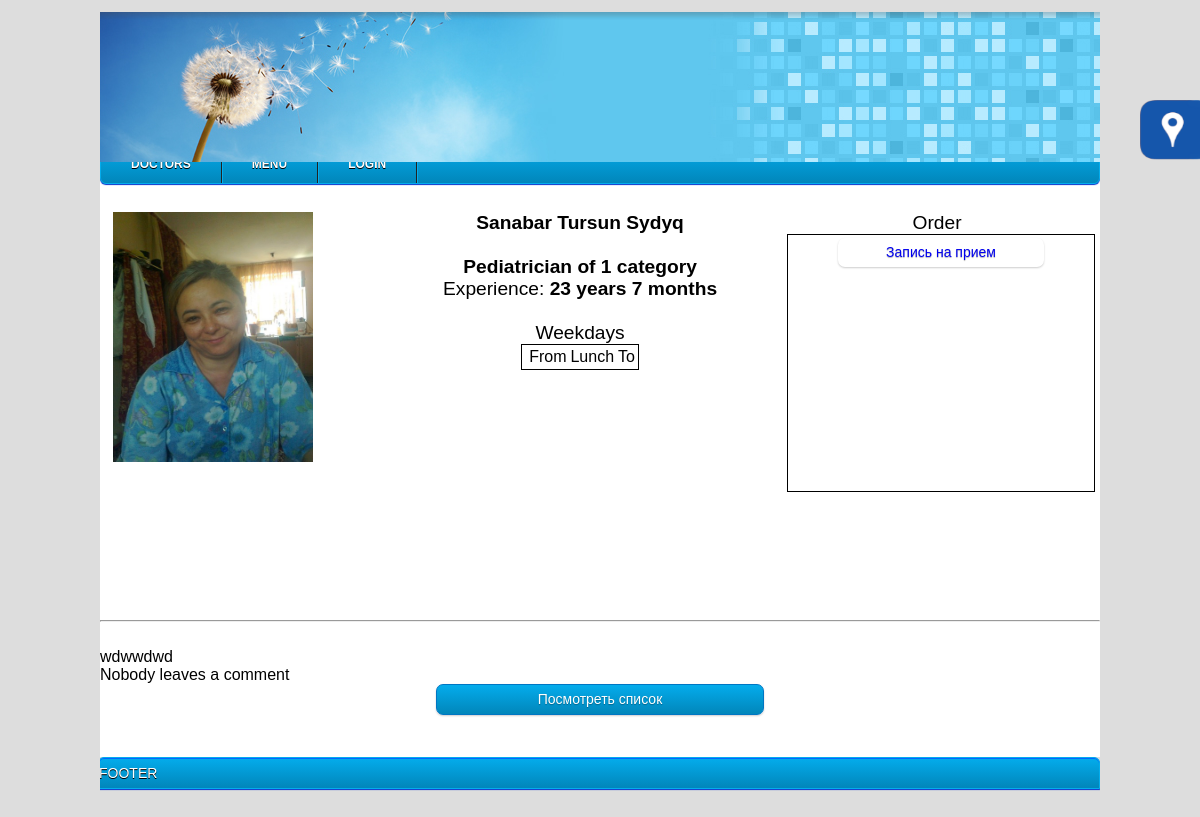
The page /index.php?doctor=29 on the database as committed earlier.
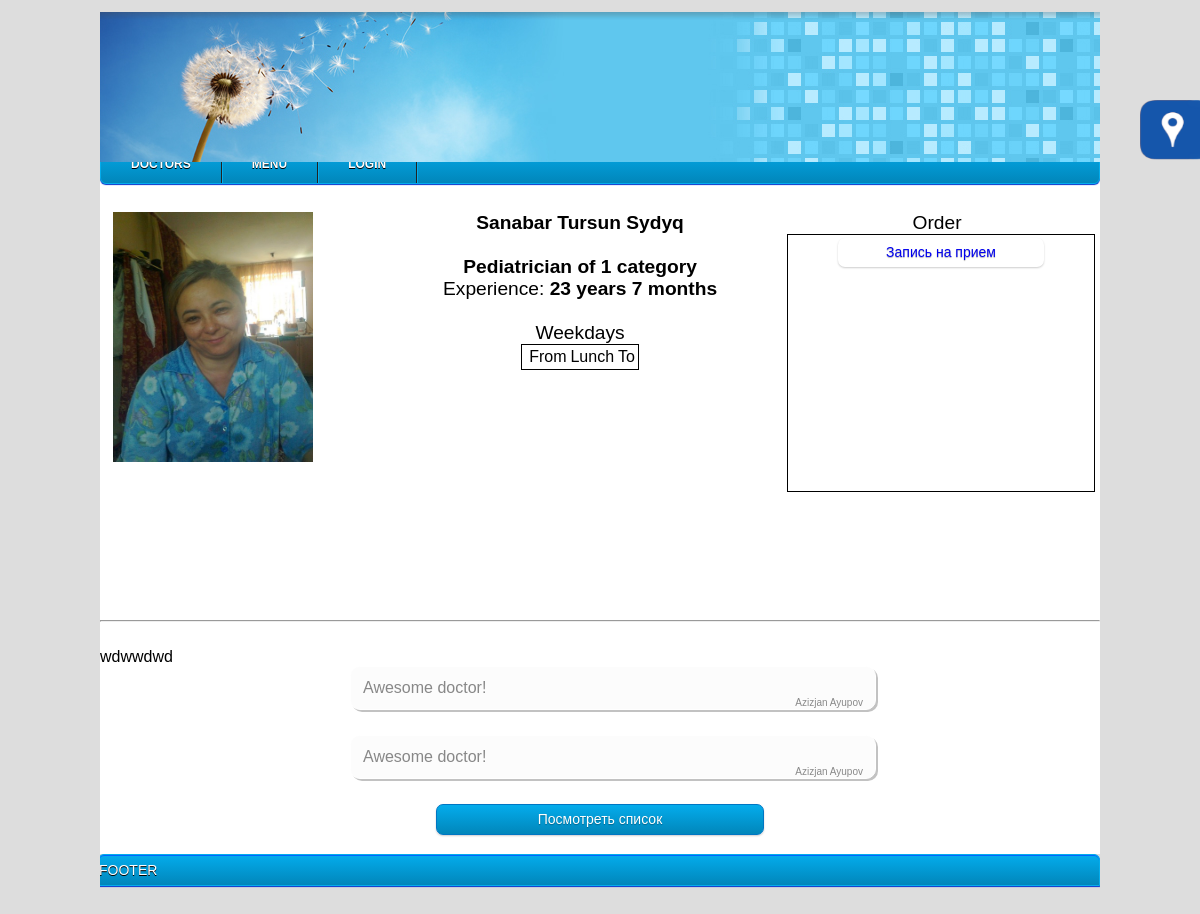
The same page on the database as committed later.
### tables this page shows
CREATE TABLE IF NOT EXISTS `Employee` (
  `Emp_ID` int(11) NOT NULL AUTO_INCREMENT,
  `Class` int(11) NOT NULL,
  `First_Name` varchar(30) NOT NULL,
  `Surname` varchar(25) NOT NULL,
  `Middle_Name` varchar(30) DEFAULT NULL,
  `Prof` int(3) NOT NULL,
  `CarierStart` date NOT NULL,
  `Category` int(1) DEFAULT '5',
  `Phone_num` varchar(13) DEFAULT NULL,
  `Passport_data` varchar(30) NOT NULL,
  `Receipt_Date` date NOT NULL,
  `Image` varchar(50) NOT NULL,
  `CurriculumVitae` longtext NOT NULL,
  PRIMARY KEY (`Emp_ID`)
);

CREATE TABLE IF NOT EXISTS `Emp_comments` (
  `Emp_comments_ID` int(11) NOT NULL AUTO_INCREMENT,
  `Emp_ID` int(5) NOT NULL,
  `Patient_Id` int(11) NOT NULL,
  `Date` timestamp NOT NULL DEFAULT CURRENT_TIMESTAMP,
  `Text` text NOT NULL,
  PRIMARY KEY (`Emp_comments_ID`)
);

CREATE TABLE IF NOT EXISTS `patients` (
  `ID` int(11) NOT NULL AUTO_INCREMENT,
  `First_Name` varchar(30) NOT NULL,
  `Middle_Name` varchar(30) DEFAULT NULL,
  `Second_Name` varchar(30) NOT NULL,
  `Birth_Date` date NOT NULL,
  `Gender` tinyint(1) NOT NULL DEFAULT '1',
  `Insurance_Category` int(10) DEFAULT NULL,
  `Diagnosis` int(11) NOT NULL,
  `Virus` tinyint(1) NOT NULL,
  `Receipt_Date` date NOT NULL,
  `Prof` varchar(25) NOT NULL,
  `Address` varchar(70) NOT NULL,
  `Phone` varchar(20) NOT NULL,
  `Email` varchar(30) NOT NULL,
  `Care_Doctor` int(5) NOT NULL,
  `Care_Doctor_Prof` int(5) NOT NULL,
  `Photo` varchar(50) NOT NULL,
  `Comment` varchar(150) DEFAULT NULL,
  PRIMARY KEY (`ID`)
);

### pages/doctor.php (the view, shortened to what this page needs)
<?php
	if(isset($_GET[doctor])){
		$result = mysql_query("SELECT * FROM Employee WHERE Emp_ID=$_GET[doctor]");
		$data = mysql_fetch_array($result);
		$result = mysql_query("SELECT Name FROM Staff WHERE Id = $data[Prof]");
		$dataFromStaff = mysql_fetch_array($result);
		$currentDate = date('m/d/Y');
		$diff = abs(strtotime($currentDate) - strtotime($data[CarierStart]));
		$years = floor($diff / (365*60*60*24));
		$months = floor(($diff - $years * 365*60*60*24) / (30*60*60*24));
		printf ("
			<div class='docInfo'>
				<div class='doc_photo'>
					<img src='../images/$data[Image]'>
				</div>
				<div class='doc_about'>
						<center><big><b>$data[First_Name] $data[Middle_Name] $data[Surname]<br><br>
					$dataFromStaff[Name] of $data[Category] category <br>
					</b>Experience:<b> %d years %d months</b><br>", $years, $months);
						print "<br><table class='brd'><tr><td></td><td>From</td><td colspan='2' style='text-align: center;'>Lunch</td><td style='text-align: center;'>To</td></tr>Weekdays";
						print "</table>";
					print "</big></center>
				</div>
				<div class='orderView'>
					<center>
						<big> Order </big> <br>
					</center>
					<div class='orderAction'>
						<center><a href='#' class='button' onClick='hiddenShow(\"b1\");' id='button11'>Запись на прием</a></center><br>";
					print "
					</div>
				</div>
			</div>
			<hr><br>$data[CurriculumVitae]<br>";
		$result = mysql_query("SELECT * FROM Emp_comments WHERE Emp_ID = $data[Emp_ID] ORDER by `Date` DESC") or die(mysql_error());
		$comments = mysql_fetch_array($result);
		if($comments){
			do
			{
				$res = mysql_query("SELECT First_Name, Second_Name FROM patients WHERE ID = $comments[Patient_Id]") or die(mysql_error());
				$patientData = mysql_fetch_array( $res );
				print "<div class='comment_block'>$comments[Text]<br>
				<div class='comment_signiture'>$patientData[First_Name] $patientData[Second_Name]</div></div>";
			}
			while($comments = mysql_fetch_array($result));
		}else{
			print '<centr>Nobody leaves a comment<br></center>';
		}
		print "
			<center><div class='state'><a href='#' class='button blue' onClick='scripts/hiddenShow(\"b2\");' id='button2'>Посмотреть список</a></div></center>
			<div id='b1' class='hidden'>
				<br>ЗАПИСЬ К ВРАЧУ<br><br>";
    }
?>

### index.php (shortened to what this page needs)
<html>
 <head>
		<link rel="stylesheet" type="text/css" href="styles/css.css" />
		<link rel="stylesheet" type="text/css" href="styles/menu.css" />
		<link rel="stylesheet" href="http://cdnjs.cloudflare.com/ajax/libs/font-awesome/4.4.0/css/font-awesome.min.css">
 </head>
 <body>
  <div class="all">
   <div id="top">
   <div id="featured">
			<a href="index.php"><img src="images/slide_0.jpg" width="1000" height="150" /> </a>
		</div>
   </div>
   <div class="main">
    <div id="topmenu"> <?php include("parts/topMenu.php");?> </div>
    <div id="panel"><img src="images/leftmenu.png" width="60" height="60">
    </div>
    <div id="action">
			<?php
				if(isset($_GET["content"])or $_GET["item"] or $_GET[docProf] or $_GET[doctor] or $_GET[docList] or $_GET[patient])
				{
					if($_GET["content"] == "home")
					{
						if($_SESSION['class']){
							$data = mysql_fetch_array(mysql_query("SELECT Name FROM UserClasses WHERE Id = $_SESSION[class]"));
							$content = 'pages/'. $data[Name] . 'Home';
						}else{
							print '<script type="text/javascript">window.location.href="../index.php?content=logIn"</script>';
						}
					}
					else if($_GET[item] or $_GET["content"] == "syst")
					{
						$content = "system/System";
					}
					else if ($_GET[patient] == "all")
					{
						$content = "pages/patient";
					}
					else if($_GET[docProf])
					{
						$content = "pages/".$_GET[docProf];
					}
					else if($_GET["content"])
						$content = "pages/".$_GET[content];
					else if ($_GET[doctor])
						$content = "pages/doctor";
					else if ($_GET[docList])
					{
						$content = "pages/doctor";
					}
					include ($content.'.php');
				}
				else
					echo "INDEX";
			?>
   </div>
   <div id="footer"><div class="footer_text">FOOTER</div></div>
  </div>
 </body>
</html>

### parts/topMenu.php (shortened to what this page needs)
<?
	printf	('<nav id="menu-wrap">
      <ul id="menu">
       <li><a href="../index.php?docList=%s">Doctors</a><ul>',all);
	$result = mysql_query("SELECT * FROM Staff WHERE IsDoctor='1'") or die(mysql_error());
	$data = mysql_fetch_array($result);
	do	{	printf ('<li><a href="../index.php?docList=%s">'.$data[Name].'s</a></li>', $data[Id]);	}
	while($data = mysql_fetch_array($result));
	print '</ul>';
	printf('
			<li><a href="#">Menu</a>
				<ul>
					<li><a href="../index.php?content=%s">Comments</a></li>
					<li><a href="#">Подменю</a></li>
					<li><a href="#">Подменю</a></li>
					<li><a href="#">Подменю</a></li>
				</ul>
			</li>',comments);
	if($_SESSION['log'])
	{
		$userName = $_SESSION[userName];
		printf('
			<li><a href="../index.php?content=%s">'.$userName.'</a>
				<ul>
					<li><a href="../index.php?content=%s">LogOut</a></li>
				</ul>
			</li>',home,logOut);
	}
	else
		printf ('<li><a href="../index.php?content=%s">LogIn</a></li></ul></nav>',logIn);
?>

### styles/css.css (style rules this page uses)
* { font-family: Arial; }
body { background-color: #ddd; }
.all { width: 1000px; margin-left: auto; margin-right: auto; margin-top: -8px; }
#top { margin-top: 20px; height: 150px; background-size: 1000px 100px; }
#topmenu { width: 1000px; height: 50px; float: right; background-color: #FFFFFF; }
#action { min-height: 545px; height: auto; width: 1000px; background-color: #FFFFFF; float: left; }
#footer { height: 30px; margin-left: auto; margin-right: auto; margin-bottom: 10px; width: 1000px; background-color: 33CCFF; float: right; border: 1px solid #04acec; background-color: #0186ba; background-image: -moz-linear-gradient(#04acec, #0186ba); background-image: -webkit-gradient(linear, left top, left bottom, from(#04acec), to(#0186ba)); background-image: -webkit-linear-gradient(#04acec, #0186ba); background-image: -o-linear-gradient(#04acec, #0186ba); background-image: -ms-linear-gradient(#04acec, #0186ba); background-image: linear-gradient(#04acec, #0186ba); -moz-border-radius: 6px 6px 0px 0px; -webkit-border-radius: 6px 6px 0px 0px; border-radius: 6px 6px 0px 0px; -moz-box-shadow: 0 1px 1px #0033cc, 0 1px 0 #0066ff inset; -webkit-box-shadow: 0 1px 1px #0033cc, 0 1px 0 #0066ff inset; box-shadow: 0 1px 1px #0033cc, 0 1px 0 #0066ff inset; }
.main { overflow:auto; }
.button, input[type="submit"] { width: 100px; display: inline-block; outline: none; cursor: pointer; text-align: center; text-decoration: none; font: 14px/100% Arial, Helvetica, sans-serif; padding: .5em 2em .55em; text-shadow: 0 1px 1px rgba(0,0,0,.3); -webkit-border-radius: .5em; -moz-border-radius: .5em; border-radius: .5em; -webkit-box-shadow: 0 1px 2px rgba(0,0,0,.2); -moz-box-shadow: 0 1px 2px rgba(0,0,0,.2); box-shadow: 0 1px 2px rgba(0,0,0,.2); }
.blue, input[type="submit"] { color: #fff; border: solid 1px #0076c3; background: #0095cd; background: -webkit-gradient(linear, left top, left bottom, from(#04acec), to(#0186ba)); }
#button11 { width: 150px; }
.state { width: 1000px; height: 50px; float: right; white-space: pre; }
.brd { border: 1px solid black; }
.docInfo { margin: 0px 10px; min-height: 400; }
.doc_photo img { width: 200px; height: 250px; float: left; margin: 0px 10px 3px 3px; }
.doc_about { margin-left: 120px; float: left; }
.orderView { float: right; width: 300px; height: 250px; margin: 0px 3px 3px 10px; }
.orderAction { width: 300px; height: 250px; padding: 3px 3px 3px 3px; border: solid black 1px; }
.state .button { width: 27%; }
.comment_signiture { float: right; font-size: 10px; text-align: right; }
.comment_block { padding:12px; width:500px; position:relative; background-color:#fcfcfc; border:1px solid white; color:#888; margin-bottom:25px; -moz-border-radius:10px; -webkit-border-radius:10px; border-radius:10px; left:50%; margin-left:-250px; -moz-box-shadow:2px 2px 0 #c2c2c2; -webkit-box-shadow:2px 2px 0 #c2c2c2; box-shadow:2px 2px 0 #c2c2c2; }
.footer_text { margin-top: 7px; color: #fff; text-transform: uppercase; font-size: 14px; text-decoration: none; text-shadow: 0 1px 0 #000; }

Rows that differ between the two databases and show on the page:
now on this page (row unchanged): patients: First_Name "Azizjan", Second_Name "Ayupov"
added emp_comments: Text "Awesome doctor!"
added emp_comments: Text "Awesome doctor!", Patient_Id.First_Name "Azizjan", Patient_Id.Second_Name "Ayupov"
Other text that changed with them:
text no longer shown: "Nobody leaves a comment"
